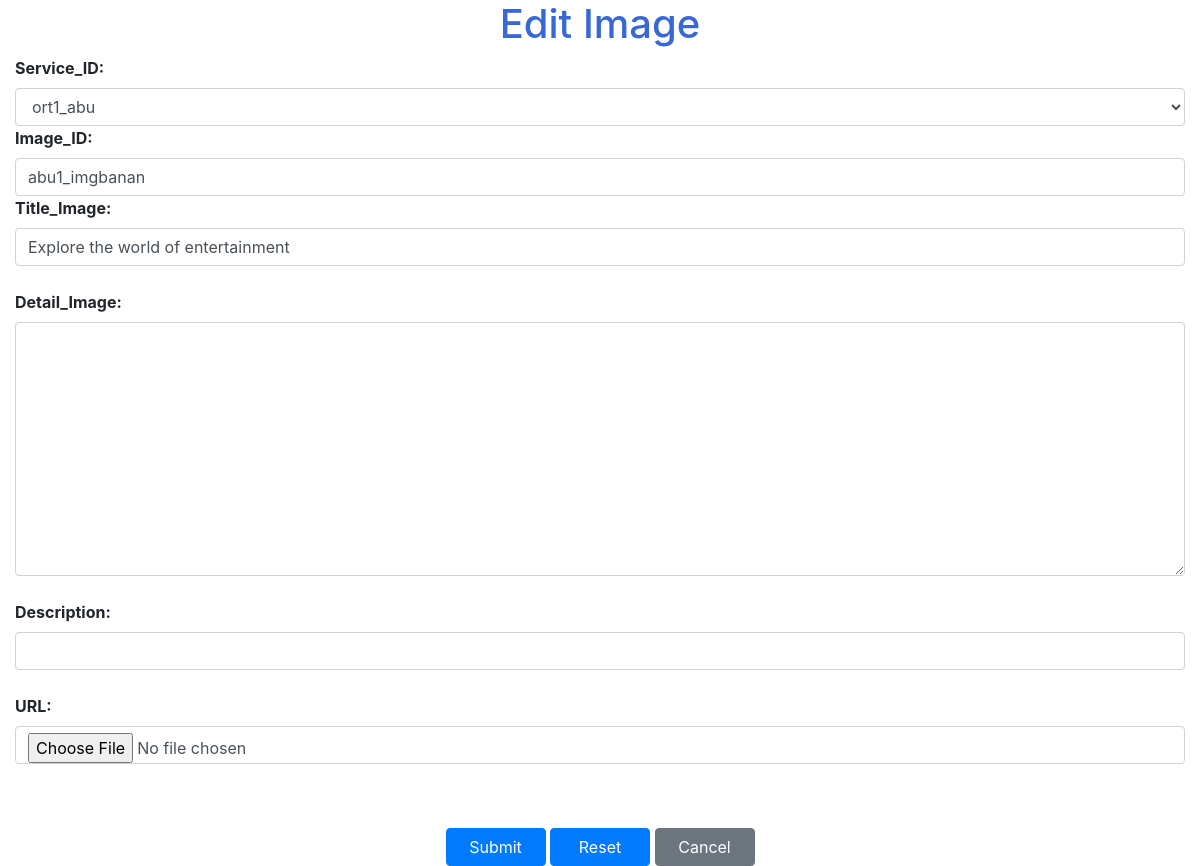
Screenshot of /SourceCode/Funzone/fzManage/image/edit.php?id=abu1_imgbanan with the database file from the repository.
### tables this page shows
CREATE TABLE IF NOT EXISTS `image` (
  `i_id` varchar(20) NOT NULL,
  `s_id` varchar(20) NOT NULL,
  `title_image` varchar(255) DEFAULT NULL,
  `detail_image` longtext DEFAULT NULL,
  `description_image` varchar(255) DEFAULT NULL,
  `link_image` varchar(255) NOT NULL,
  PRIMARY KEY (`i_id`),
  KEY `s_id` (`s_id`),
  CONSTRAINT `image_ibfk_1` FOREIGN KEY (`s_id`) REFERENCES `service` (`s_id`)
);

### SourceCode/Funzone/fzManage/image/lib/db_image.php (called while the page is built, shortened)
<?php
function db_connect() {
    $connection = mysqli_connect(DB_SERVER, DB_USER, DB_PASS, DB_NAME);
    return $connection;
}
$db = db_connect();
function confirm_query_result($result){
    global $db;
    if (!$result){
        echo mysqli_error($db);
        db_disconnect($db);
        exit;
    } else {
        return $result;
    }
}
function get_image($id){
    global $db;
    $sql = "SELECT * FROM `image` ";
    $sql .= "WHERE i_id='" . $id . "'";
    $result = mysqli_query($db, $sql);
    $category = mysqli_fetch_assoc($result);
    return $category;
}
?>

### SourceCode/Funzone/fzManage/image/edit.php (the view, shortened to what this page needs)
<?php
require_once('lib/db_image.php');
if ($_SERVER["REQUEST_METHOD"] == 'POST'){
        $image = [];
        $image['id_goc'] = $_POST['id_goc'];
        $image['i_id'] = $_POST['i_id'];
        $image['s_id'] = $_POST['s_id'];
        $image['title_image'] = $_POST['title_image'];
        $image['detail_image'] = $_POST['detail_image'];
        $image['description_image'] = $_POST['description_image'];
        $image['link_image'] = $_FILES['link_image']['name'];
        update_image($image);
        redirect_to('image.php');
} else {
    $image = $_GET['id'];
    $image = get_image($image);
}
?>
<!DOCTYPE html>
<html lang="en">
<head>
    <link rel="stylesheet" href="../../Bootstrap/css/bootstrap.css">
    <link href="https://use.fontawesome.com/releases/v5.0.4/css/all.css" rel="stylesheet">
    <link rel="stylesheet" href="https://maxcdn.bootstrapcdn.com/bootstrap/4.1.3/css/bootstrap.min.css">
</head>
<body>
    <div class="container-fluid text-center">
    <h1>Edit Image</h1>
    <form action="<?php echo $_SERVER["PHP_SELF"];?>" method="post" enctype="multipart/form-data">
        <div class="form-group">
            <label for="" style="margin-right: 105px;">Service_ID: </label>
            <select name="s_id" id="s_id" class="form-control">
            <option value="<?php echo $image['s_id'] ?>" seleted><?php echo $image['s_id'] ?></option>
            </select>
            <label for="" style="margin-right: 105px;">Image_ID: </label>
            <input type="text" class="form-control" name="i_id" id="i_id" required value="<?php echo $image['i_id']?>">
            <label for="" style="margin-right: 15px;">Title_Image: </label>
            <input type="text" name="title_image" id="title_image" class="form-control" value="<?php echo $image['title_image']?>">
            <br>
            <label for="" >Detail_Image: </label>
            <textarea name="detail_image" id="detail_image" class="form-control" rows="10" cols="50"><?php echo $image['detail_image']?></textarea>
            <br>
            <label for="" style="margin-right: 15px;">Description: </label>
            <input type="text" name="description_image" id="description_image" class="form-control" value="<?php echo $image['description_image']?>">
            <br>
            <label for="" style="margin-right: 15px;">URL: </label>
            <input type="file" name="link_image" id="link_image" class="form-control" value="<?php echo $image['link_image']?>">
            <br>
        </div>
        <br>
        <button type="submit" name="submit" value="Submit" class="btn btn-primary">Submit</button>
        <button type="reset" name="reset" value="Reset" class="btn btn-primary">Reset</button>
        <a href="image.php"><button type="button" class="btn btn-secondary">Cancel</button></a>
        </form>
</body>
</html>

### SourceCode/Funzone/fzManage/image/edit.php (style rules this page uses)
h1 { color: #3867d6; text-align: center; }
label { font-weight: bold; float: left; }
button { width: 100px; }

### rows the page displays
image: s_id "ort1_abu", i_id "abu1_imgbanan", title_image "Explore the world of entertainment"
